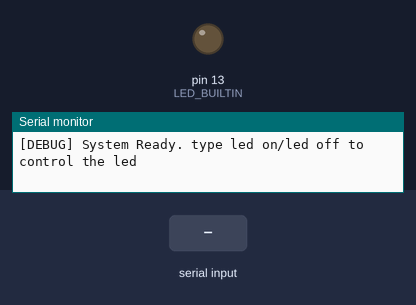
Simulated run of this sketch. Board: Arduino Uno, built with avr-gcc and run on an emulated ATmega328P. Shown: output pins drawn as LEDs (lit = HIGH), the last lines printed to the serial monitor. The test bench sets the inputs (shaded band).

Above: at 1.2 s.
1.3 s: "led sos\n" received over Serial
At 2.3 s:
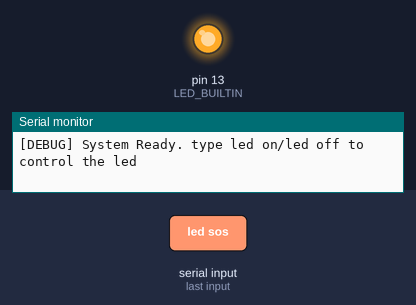
4.3 s: "led on\n" received over Serial
At 5.2 s:
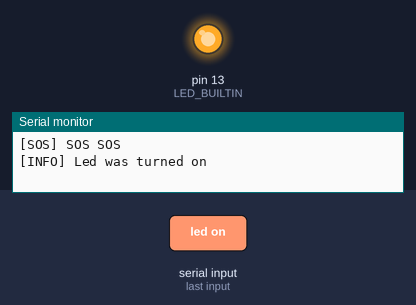
5.8 s: "led off\n" received over Serial
At 6.4 s:
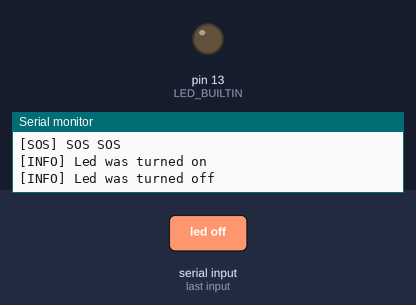
Timing chart, 0 to 8.8 s (numbered marks = the images above; inputs shaded):
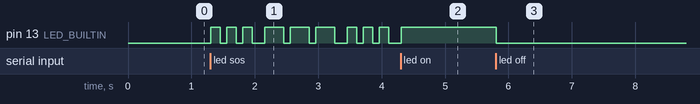

Measured:
- after the input at 1.3 s, pin 13 (LED_BUILTIN): LOW → HIGH at once, → LOW 0.15 s later, → HIGH 0.10 s later, → LOW 0.15 s later, … (18 changes in this stretch)
- after the input at 4.3 s, pin 13 (LED_BUILTIN): LOW → HIGH at once
- after the input at 5.8 s, pin 13 (LED_BUILTIN): HIGH → LOW at once

The sketch:

sketch.ino
```cpp
#include "src/lab1-1.h"

void setup() {
  lab11Setup();
}

void loop() {
  lab11Loop();
}
```

lab1-1.cpp
```cpp
#include "lab1-1.h"
#include "drivers/led/led.h"
#include "services/serial/serial.h"

#include <stdio.h>
#include <string.h>

void lab11Setup() {
  srvSerialSetup();
  setupLed();

  printf("\n[DEBUG] System Ready. type led on/led off to control the led\n");
}

char command[20];
void lab11Loop() {
  fgets(command, sizeof(command), stdin);
  command[strcspn(command, "\n")] = '\0';

  if (strcmp(command, "led on") == 0) {
    ledOn();
    printf("[INFO] Led was turned on\n");
  } else if (strcmp(command, "led off") == 0) {
    ledOff();
    printf("[INFO] Led was turned off\n");
  } else if (strcmp(command, "led sos") == 0) {
    ledSOS();
    printf("[SOS] SOS SOS\n");
  } else {
    printf("[WARNING] Unknown command\n");
  }
}
```

lab1-1.h
```cpp
#ifndef LAB11_H
#define LAB11_H

void lab11Setup();

void lab11Loop();

#endif
```

serial.cpp
```cpp
#include "serial.h"
#include <Arduino.h>

int srvSerialPutChar(char ch, FILE *file) { return Serial.write(ch); }

int srvSerialGetChar(FILE *file) {
  while (!Serial.available())
    ;

  return Serial.read();
}

void srvSerialSetup() {
  Serial.begin(9600);
  FILE *srvSerialStream = fdevopen(srvSerialPutChar, srvSerialGetChar);
  stdin = stdout = srvSerialStream;
}
```

serial.h
```cpp
#ifndef SERIAL_DRIVER_STDIO_H
#define SERIAL_DRIVER_STDIO_H

#include <stdio.h>

int srvSerialPutChar(char ch, FILE *file);

int srvSerialGetChar(FILE *file);

void srvSerialSetup();

#endif
```

led.cpp
```cpp
#include "led.h"
#include <Arduino.h>

int ledPin;

void setupLed() {
  ledPin = LED_PIN;
  pinMode(ledPin, OUTPUT);
};

void ledOn() { digitalWrite(ledPin, HIGH); }
void ledOff() { digitalWrite(ledPin, LOW); }
void ledSOS() {
  // s
  digitalWrite(ledPin, HIGH);
  delay(150);
  digitalWrite(ledPin, LOW);
  delay(100);
  digitalWrite(ledPin, HIGH);
  delay(150);
  digitalWrite(ledPin, LOW);
  delay(100);
  digitalWrite(ledPin, HIGH);
  delay(150);
  digitalWrite(ledPin, LOW);
  delay(200);

  // o
  digitalWrite(ledPin, HIGH);
  delay(300);
  digitalWrite(ledPin, LOW);
  delay(100);
  digitalWrite(ledPin, HIGH);
  delay(300);
  digitalWrite(ledPin, LOW);
  delay(100);
  digitalWrite(ledPin, HIGH);
  delay(300);
  digitalWrite(ledPin, LOW);
  delay(200);

  // s
  digitalWrite(ledPin, HIGH);
  delay(150);
  digitalWrite(ledPin, LOW);
  delay(100);
  digitalWrite(ledPin, HIGH);
  delay(150);
  digitalWrite(ledPin, LOW);
  delay(100);
  digitalWrite(ledPin, HIGH);
  delay(150);
  digitalWrite(ledPin, LOW);
  delay(200);
}
```

led.h
```cpp
#ifndef LED_DRIVER_H
#define LED_DRIVER_H

#include <Arduino.h>

#define LED_PIN LED_BUILTIN

void setupLed();

void ledOn();
void ledOff();
void ledSOS();

#endif
```
